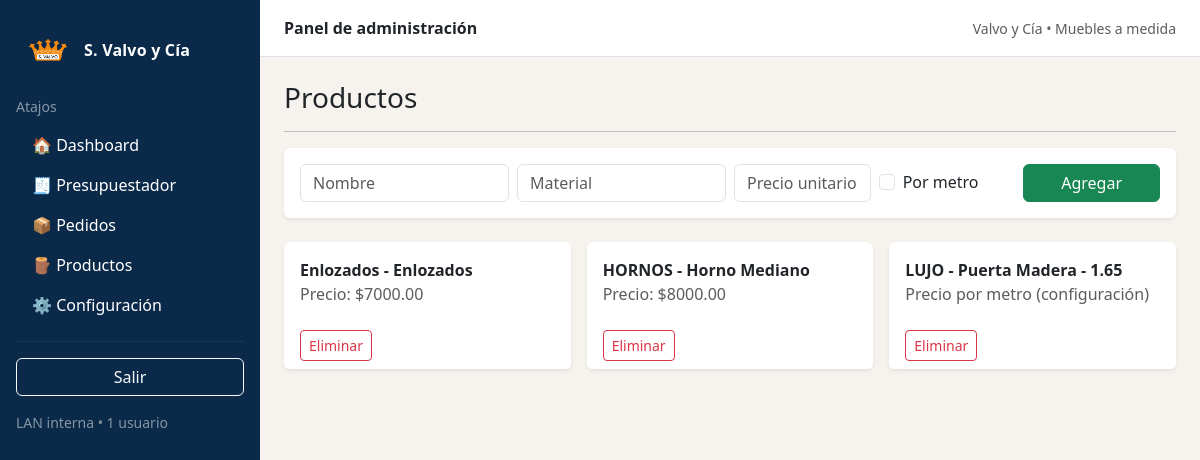
The app's page /productos (signed in) with its own data.
### app/models.py (models this page shows)
class Producto(db.Model):
    id = db.Column(db.Integer, primary_key=True)
    nombre = db.Column(db.String(100))
    material = db.Column(db.String(100))
    precio = db.Column(db.Float)
    por_metro = db.Column(db.Boolean)

### app/routes.py (the view)
    @app.get("/productos")
    @login_required
    def productos():
        items = Producto.query.order_by(Producto.nombre.asc()).all()
        return render_template("productos.html", productos=items)

### app/models.py (called while the page is built)
@login_manager.user_loader
def load_user(user_id):
    return User.query.get(int(user_id))

### app/templates/productos.html
{% extends "base.html" %}
{% block content %}
<div class="d-flex align-items-center justify-content-between mb-3">
  <h3 class="mb-0">Productos</h3>
</div>
<hr class="mb-3">
<div class="card mb-4 border-0 shadow-sm">
  <div class="card-body">
    <form method="post" action="/productos" class="row g-2">
      <div class="col-md-3">
        <input class="form-control" name="nombre" placeholder="Nombre" required>
      </div>
      <div class="col-md-3">
        <input class="form-control" name="material" placeholder="Material" required>
      </div>
      <div class="col-md-2">
        <input class="form-control" name="precio" placeholder="Precio unitario">
      </div>
      <div class="col-md-2 d-flex align-items-center">
        <div class="form-check">
          <input class="form-check-input" type="checkbox" name="por_metro" id="pm">
          <label class="form-check-label" for="pm">Por metro</label>
        </div>
      </div>
      <div class="col-md-2">
        <button class="btn btn-success w-100">Agregar</button>
      </div>
    </form>
  </div>
</div>
<div class="row g-3">
  {% for p in productos %}
  <div class="col-md-4">
    <div class="card border-0 shadow-sm h-100">
      <div class="card-body">
        <div class="fw-bold">{{p.nombre}} - {{p.material}}</div>
        <div class="text-muted">
          {% if p.por_metro %}Precio por metro (configuración){% else %}Precio: ${{"%.2f"|format(p.precio)}}{% endif %}
        </div>
      </div>
      <div class="card-footer bg-white border-0">
        <form method="post" action="/productos/{{p.id}}/delete" onsubmit="return confirm('¿Eliminar producto?');">
          <button class="btn btn-outline-danger btn-sm">Eliminar</button>
        </form>
      </div>
    </div>
  </div>
  {% endfor %}
</div>
{% endblock %}

### records on screen
Producto: nombre "Enlozados", material "Enlozados", precio "7000.00"
Producto: nombre "HORNOS", material "Horno Mediano", precio "8000.00"
Producto: nombre "LUJO", material "Puerta Madera - 1.65", por_metro "Precio por metro (configuración)"
